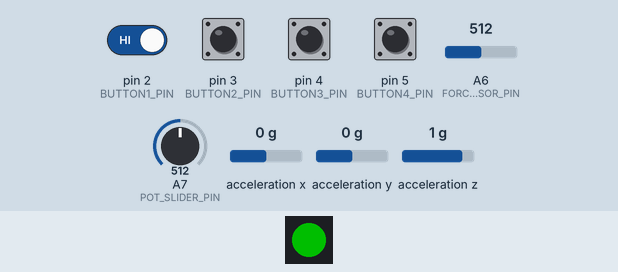
This sketch was run on a simulated Arduino Nano, built with avr-gcc and run on an emulated ATmega328P. On the bench: 1 RGB LEDs in strip order, left to right. The test bench sets the inputs (shaded band); at power-on: pin 2 (BUTTON1_PIN), pin 3 (BUTTON2_PIN), pin 4 (BUTTON3_PIN), pin 5 (BUTTON4_PIN) HIGH, A6 (FORCE_SENSOR_PIN) = 512, A7 (POT_SLIDER_PIN) = 512, acceleration x 0 g, acceleration y 0 g, acceleration z 1 g. Dim RGB values are drawn brighter than linear; what the sketch prints to the serial monitor is not drawn.

Above: at 3.2 s.
3.3 s: pin 5 (BUTTON4_PIN) pulled LOW for 0.15 s
At 3.9 s:
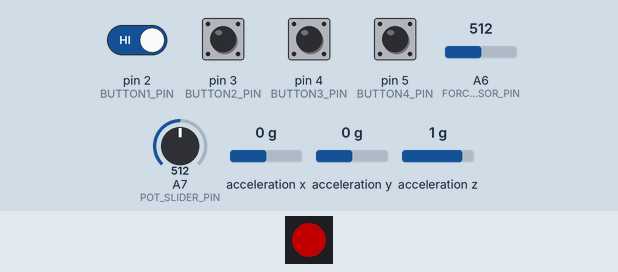
6.4 s: pin 5 (BUTTON4_PIN) pulled LOW for 1 s
At 10.2 s:
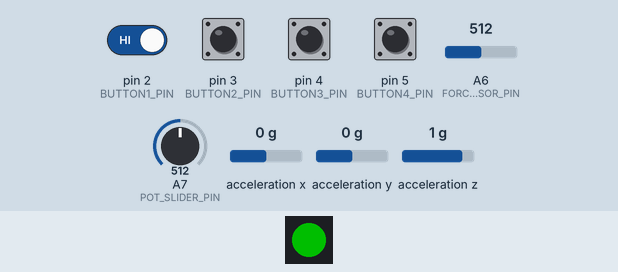
10.4 s: pin 2 (BUTTON1_PIN) driven LOW and pin 5 (BUTTON4_PIN) driven LOW
At 10.8 s:
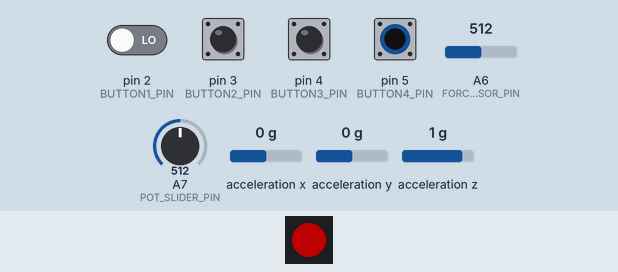
Timing chart, 0 to 14.9 s (numbered marks = the images above; inputs shaded):
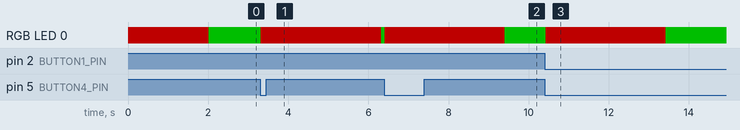

The sketch:

audience_interface_v2.ino
```cpp
#include <Wire.h>
#include "MMA7660.h"
#include <Adafruit_NeoPixel.h>

// --- Existing hardware ----------------------------------------------------

#define FORCE_SENSOR_PIN A6
#define LED_PIN 6
#define LED_COUNT 1

const int POT_SLIDER_PIN = A7;
const int BUTTON1_PIN = 2;
const int BUTTON2_PIN = 3;
const int BUTTON3_PIN = 4;
const int BUTTON4_PIN = 5;

MMA7660 accelerometer;
Adafruit_NeoPixel strip(LED_COUNT, LED_PIN, NEO_GRB + NEO_KHZ800);

// --- Timing and tuning ----------------------------------------------------

// 30 readings per second: responsive enough for performance controls.
const unsigned long SAMPLE_INTERVAL_MS = 33;

// Exponential smoothing. Higher = quicker but more jittery.
const float FILTER_ALPHA = 0.22f;

// Approximate useful gesture ranges from today's tests.
const float LEFT_RIGHT_RANGE_G = 0.70f;
const float FORWARD_BACK_RANGE_RADIANS = 35.0f * DEG_TO_RAD;

// Ignore small changes near the calibrated centre.
const float CONTROL_DEAD_ZONE = 0.08f;

// Ignore tiny frame-to-frame changes when estimating movement strength.
const float MOTION_NOISE_FLOOR_G = 0.015f;
const float MOTION_FULL_SCALE_G = 0.20f;

// --- State ----------------------------------------------------------------

unsigned long lastSampleTime = 0;

float neutralX = 0.0f;
float neutralY = 0.0f;
float neutralZ = 0.0f;
float neutralForwardBackAngle = 0.0f;

float filteredX = 0.0f;
float filteredY = 0.0f;
float filteredZ = 0.0f;

float previousX = 0.0f;
float previousY = 0.0f;
float previousZ = 0.0f;
float filteredMotion = 0.0f;

bool calibrationButtonWasPressed = false;

void setup() {
  Serial.begin(57600);
  accelerometer.init();

  pinMode(BUTTON1_PIN, INPUT);
  pinMode(BUTTON2_PIN, INPUT);
  pinMode(BUTTON3_PIN, INPUT);
  pinMode(BUTTON4_PIN, INPUT);

  strip.begin();
  strip.show();

  calibrateNeutral();
}

void loop() {
  checkForRecalibration();

  unsigned long currentTime = millis();
  if (currentTime - lastSampleTime < SAMPLE_INTERVAL_MS) {
    return;
  }
  lastSampleTime = currentTime;

  float rawX, rawY, rawZ;
  if (!accelerometer.getAcceleration(&rawX, &rawY, &rawZ)) {
    return;
  }

  // A simple low-pass filter: keep most of the previous result and add a
  // little of the new measurement. This reduces one-count sensor flicker.
  filteredX += FILTER_ALPHA * (rawX - filteredX);
  filteredY += FILTER_ALPHA * (rawY - filteredY);
  filteredZ += FILTER_ALPHA * (rawZ - filteredZ);

  float magnitude = sqrt(
    filteredX * filteredX +
    filteredY * filteredY +
    filteredZ * filteredZ
  );

  // In today's holding orientation, left/right mostly changed X.
  float roll = (filteredX - neutralX) / LEFT_RIGHT_RANGE_G;
  roll = applyDeadZone(constrain(roll, -1.0f, 1.0f), CONTROL_DEAD_ZONE);

  // Forward/back made Y and Z trade gravity between them. atan2 turns that
  // circular movement into one angle, then we subtract the neutral angle.
  float forwardBackAngle = atan2(filteredZ, filteredY);
  float pitch = wrappedAngleDifference(
    forwardBackAngle,
    neutralForwardBackAngle
  ) / FORWARD_BACK_RANGE_RADIANS;
  pitch = applyDeadZone(constrain(pitch, -1.0f, 1.0f), CONTROL_DEAD_ZONE);

  // Frame-to-frame vector change: zero while still, larger while gesturing.
  float deltaX = filteredX - previousX;
  float deltaY = filteredY - previousY;
  float deltaZ = filteredZ - previousZ;
  float vectorChange = sqrt(
    deltaX * deltaX + deltaY * deltaY + deltaZ * deltaZ
  );

  float motion = (vectorChange - MOTION_NOISE_FLOOR_G) /
                 (MOTION_FULL_SCALE_G - MOTION_NOISE_FLOOR_G);
  motion = constrain(motion, 0.0f, 1.0f);
  filteredMotion += 0.25f * (motion - filteredMotion);

  previousX = filteredX;
  previousY = filteredY;
  previousZ = filteredZ;

  printControls(magnitude, roll, pitch, filteredMotion);
}

void checkForRecalibration() {
  // Same active-low read used by the original working buttonPress().
  bool calibrationButtonPressed = !digitalRead(BUTTON4_PIN);

  if (calibrationButtonPressed && !calibrationButtonWasPressed) {
    calibrationButtonWasPressed = true;
    Serial.println("status release_button_and_hold_neutral");
    setLed(80, 0, 0);  // Red immediately: release and assume neutral.
    delay(1000);

    calibrateNeutral();
    lastSampleTime = millis();
  }

  if (!calibrationButtonPressed) {
    calibrationButtonWasPressed = false;
  }
}

void calibrateNeutral() {
  Serial.println("status hold_still_for_neutral_calibration");
  setLed(80, 0, 0);  // Red while calibrating.

  const int CALIBRATION_SAMPLES = 60;
  int validSamples = 0;
  float sumX = 0.0f;
  float sumY = 0.0f;
  float sumZ = 0.0f;

  for (int i = 0; i < CALIBRATION_SAMPLES; i++) {
    float x, y, z;
    if (accelerometer.getAcceleration(&x, &y, &z)) {
      sumX += x;
      sumY += y;
      sumZ += z;
      validSamples++;
    }
    delay(SAMPLE_INTERVAL_MS);
  }

  if (validSamples > 0) {
    neutralX = sumX / validSamples;
    neutralY = sumY / validSamples;
    neutralZ = sumZ / validSamples;
  }

  filteredX = neutralX;
  filteredY = neutralY;
  filteredZ = neutralZ;
  previousX = neutralX;
  previousY = neutralY;
  previousZ = neutralZ;
  filteredMotion = 0.0f;
  neutralForwardBackAngle = atan2(neutralZ, neutralY);

  Serial.println("status ready");
  setLed(0, 80, 0);  // Green when ready.
}

void printControls(float magnitude, float roll, float pitch, float motion) {
  // Existing labels remain compatible with the current Max serial routing.
  Serial.print("xg ");
  Serial.println(filteredX, 3);
  Serial.print("yg ");
  Serial.println(filteredY, 3);
  Serial.print("zg ");
  Serial.println(filteredZ, 3);

  // New audience-facing controls, each normalised to a useful 0 or -1..1.
  Serial.print("roll ");
  Serial.println(roll, 3);
  Serial.print("pitch ");
  Serial.println(pitch, 3);
  Serial.print("motion ");
  Serial.println(motion, 3);
  Serial.print("magnitude ");
  Serial.println(magnitude, 3);

  Serial.print("slider ");
  Serial.println(analogRead(POT_SLIDER_PIN));
  Serial.print("Force_sensor ");
  Serial.println(analogRead(FORCE_SENSOR_PIN));

  Serial.print("button_1 ");
  Serial.println(!digitalRead(BUTTON1_PIN));
  Serial.print("button_2 ");
  Serial.println(!digitalRead(BUTTON2_PIN));
  Serial.print("button_3 ");
  Serial.println(!digitalRead(BUTTON3_PIN));
  Serial.print("button_4 ");
  Serial.println(!digitalRead(BUTTON4_PIN));
}

float applyDeadZone(float value, float deadZone) {
  float amount = fabs(value);
  if (amount <= deadZone) {
    return 0.0f;
  }

  float rescaled = (amount - deadZone) / (1.0f - deadZone);
  return value < 0.0f ? -rescaled : rescaled;
}

float wrappedAngleDifference(float angle, float reference) {
  float difference = angle - reference;

  while (difference > PI) {
    difference -= TWO_PI;
  }
  while (difference < -PI) {
    difference += TWO_PI;
  }

  return difference;
}

void setLed(byte red, byte green, byte blue) {
  strip.setPixelColor(0, strip.Color(red, green, blue));
  strip.show();
}
```

Measured:
- after the input at 3.3 s, RGB LED 0: RGB(0, 80, 0) → RGB(80, 0, 0) at once, → RGB(0, 80, 0) 3.0 s later
- after the input at 6.4 s, RGB LED 0: RGB(0, 80, 0) → RGB(80, 0, 0) at once, → RGB(0, 80, 0) 3.0 s later
- after the input at 10.4 s, RGB LED 0: RGB(0, 80, 0) → RGB(80, 0, 0) at once, → RGB(0, 80, 0) 3.0 s later
